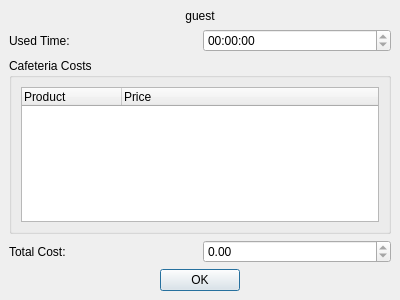
<ui version="4.0" >
 <class>PaymentDialog</class>
 <widget class="QDialog" name="PaymentDialog" >
  <property name="geometry" >
   <rect>
    <x>0</x>
    <y>0</y>
    <width>400</width>
    <height>300</height>
   </rect>
  </property>
  <property name="windowTitle" >
   <string>Payment</string>
  </property>
  <property name="windowIcon" >
   <iconset>../../data/icons/pyKafe.png</iconset>
  </property>
  <layout class="QGridLayout" >
   <property name="margin" >
    <number>9</number>
   </property>
   <property name="spacing" >
    <number>6</number>
   </property>
   <item row="2" column="0" >
    <widget class="QGroupBox" name="groupBox" >
     <property name="title" >
      <string>Cafeteria Costs</string>
     </property>
     <layout class="QGridLayout" >
      <property name="margin" >
       <number>9</number>
      </property>
      <property name="spacing" >
       <number>6</number>
      </property>
      <item row="0" column="0" >
       <widget class="QTreeWidget" name="cafeteriaWidget" >
        <property name="rootIsDecorated" >
         <bool>false</bool>
        </property>
        <property name="allColumnsShowFocus" >
         <bool>true</bool>
        </property>
        <column>
         <property name="text" >
          <string>Product</string>
         </property>
        </column>
        <column>
         <property name="text" >
          <string>Price</string>
         </property>
        </column>
       </widget>
      </item>
     </layout>
    </widget>
   </item>
   <item row="3" column="0" >
    <layout class="QHBoxLayout" >
     <property name="margin" >
      <number>0</number>
     </property>
     <property name="spacing" >
      <number>6</number>
     </property>
     <item>
      <widget class="QLabel" name="label_2" >
       <property name="text" >
        <string>Total Cost:</string>
       </property>
      </widget>
     </item>
     <item>
      <widget class="QDoubleSpinBox" name="totalCost" >
       <property name="readOnly" >
        <bool>true</bool>
       </property>
       <property name="maximum" >
        <double>1000000000.000000000000000</double>
       </property>
      </widget>
     </item>
    </layout>
   </item>
   <item row="5" column="0" >
    <widget class="QDialogButtonBox" name="buttonBox" >
     <property name="orientation" >
      <enum>Qt::Horizontal</enum>
     </property>
     <property name="standardButtons" >
      <set>QDialogButtonBox::Ok</set>
     </property>
     <property name="centerButtons" >
      <bool>true</bool>
     </property>
    </widget>
   </item>
   <item row="1" column="0" >
    <layout class="QHBoxLayout" >
     <property name="margin" >
      <number>0</number>
     </property>
     <property name="spacing" >
      <number>6</number>
     </property>
     <item>
      <widget class="QLabel" name="label" >
       <property name="text" >
        <string>Used Time:</string>
       </property>
      </widget>
     </item>
     <item>
      <widget class="QTimeEdit" name="usedTime" >
       <property name="readOnly" >
        <bool>true</bool>
       </property>
      </widget>
     </item>
    </layout>
   </item>
   <item row="0" column="0" >
    <widget class="QLabel" name="label_3" >
     <property name="text" >
      <string>guest</string>
     </property>
     <property name="alignment" >
      <set>Qt::AlignCenter</set>
     </property>
    </widget>
   </item>
  </layout>
 </widget>
 <resources/>
 <connections>
  <connection>
   <sender>buttonBox</sender>
   <signal>accepted()</signal>
   <receiver>PaymentDialog</receiver>
   <slot>accept()</slot>
   <hints>
    <hint type="sourcelabel" >
     <x>248</x>
     <y>254</y>
    </hint>
    <hint type="destinationlabel" >
     <x>157</x>
     <y>274</y>
    </hint>
   </hints>
  </connection>
  <connection>
   <sender>buttonBox</sender>
   <signal>rejected()</signal>
   <receiver>PaymentDialog</receiver>
   <slot></slot>
   <hints>
    <hint type="sourcelabel" >
     <x>316</x>
     <y>260</y>
    </hint>
    <hint type="destinationlabel" >
     <x>286</x>
     <y>274</y>
    </hint>
   </hints>
  </connection>
 </connections>
</ui>
